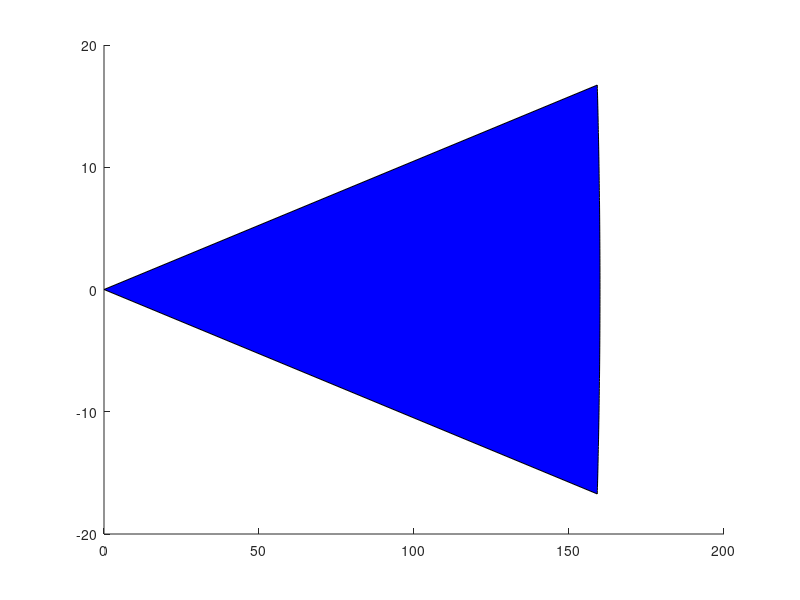

Write MATLAB code to recreate this figure. (Note: this script raises an error after producing the figure.)
close all
fov=[12 18 20];
range=[160 100 60];
x1=[0 range(1)*cosd([-fov(1)/2:.1:fov(1)/2])];
y1=[0 range(1)*sind([-fov(1)/2:.1:fov(1)/2])];
x2=[0 range(2)*cosd([-fov(2)/2:.1:fov(2)/2])];
y2=[0 range(2)*sind([-fov(2)/2:.1:fov(2)/2])];
x3=[0 range(3)*cosd([-fov(3)/2:.1:fov(3)/2])];
y3=[0 range(3)*sind([-fov(3)/2:.1:fov(3)/2])];
figure
hold on
pa=patch(x1,y1,'b');
pa.FaceAlpha=.2;
pa=patch(x2,y2,'r');
pa.FaceAlpha=.2;
pa=patch(x3,y3,'g');
pa.FaceAlpha=.2;
axis equal
xv=pa.XData;
yv=pa.YData;
xq=160*rand(1,100);
yq=60*rand(1,100).*randi([-1 1],1,100);
[in1,on1] = inpolygon(xq,yq,x1,y1);
[in2,on2] = inpolygon(xq,yq,x2,y2);
[in3,on3] = inpolygon(xq,yq,x3,y3);
for i=1:1:numel(in1)
%     [in1(i) in2(i) in3(i)]
    if any([in1(i) in2(i) in3(i)])
        plot(xq(i),yq(i),'ob')
    else
        plot(xq(i),yq(i),'or')
    end
end
%%
figure
vertX=[0 range(3)*cosd(-fov(3)/2) range(2)*cosd(-fov(2)/2) range(1)*cosd(-fov(1)/2) range(1)*cosd(fov(1)/2) range(2)*cosd(fov(2)/2) range(3)*cosd(fov(3)/2) 0];
vertY=[0 range(3)*sind(-fov(3)/2) range(2)*sind(-fov(2)/2) range(1)*sind(-fov(1)/2) range(1)*sind(fov(1)/2) range(2)*sind(fov(2)/2) range(3)*sind(fov(3)/2) 0];
% x1=linspace(vertX(1),vertX(4),50);
% x2=linspace(vertX(5),vertX(8),50);
% y1=interp1(vertX(1:4),vertY(1:4),x1,'linear');
% y2=interp1(vertX(5:8),vertY(5:8),x2,'linear');
% X=[x1 range(1)*cosd([-fov(1)/2:.1:fov(1)/2]) x2];
% Y=[y1 range(1)*sind([-fov(1)/2:.1:fov(1)/2]) y2];
[X,Y]=SplinePoints(vertX,vertY,.1);
pa=patch([0 range(1)*cosd([-fov(3)/2:.1:fov(3)/2]) 0],[0 range(1)*sind([-fov(3)/2:.1:fov(3)/2]) 0],'b');
pa.FaceAlpha=.2;
p=polyshape(X,Y);
pa=patch(p.Vertices(:,1),p.Vertices(:,2),'y');
pa.FaceAlpha=.2;
axis equal
%%
[PL]=RealCone([60 100 160],[20 18 12]);
figure
hold on
pa=patch(PL.Vertices(:,1),PL.Vertices(:,2),'r');
pa.FaceAlpha=.2;
% pa=patch(PS.Vertices(:,1),PS.Vertices(:,2),'b');
% pa.FaceAlpha=.2;
axis equal
%%
[PL]=RealCone([10 70],[150 10]);
figure
hold on
pa=patch(PL.Vertices(:,1),PL.Vertices(:,2),'r');
pa.FaceAlpha=.2;
% pa=patch(PS.Vertices(:,1),PS.Vertices(:,2),'b');
% pa.FaceAlpha=.2;
axis equal
